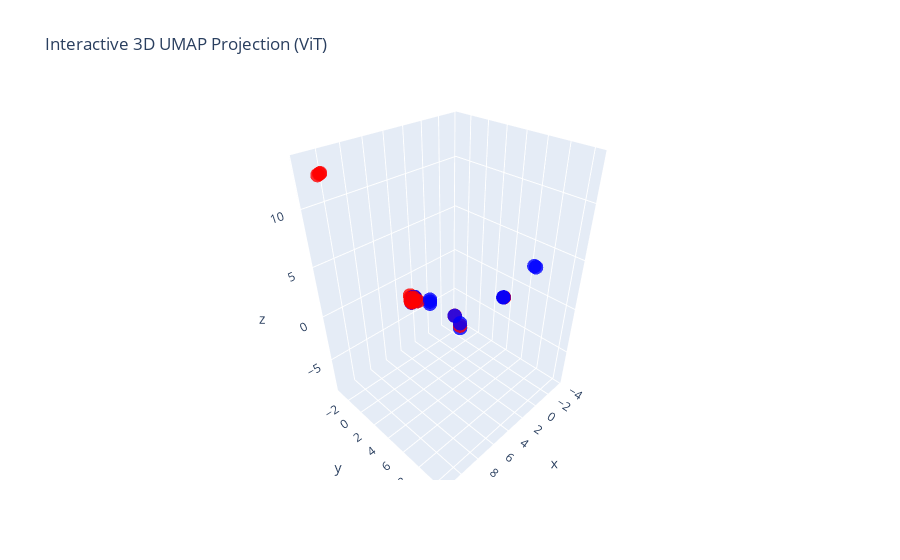

Write notebook code for a chart like this one.
### Code cell
fig = go.Figure(data=[go.Scatter3d(
    x=results[:, 0], y=results[:, 1], z=results[:, 2],
    mode='markers',
    marker=dict(size=5, color=colors_vit_self, opacity=0.8)
)])

fig.update_layout(
    title="Interactive 3D UMAP Projection (ViT)",
)

fig.show()

### Figure 1 — Plotly figure (JSON) as saved in the notebook; plotly's stock layout.template omitted (floating-point values rounded to 4 significant figures)
{"data": [{"marker": {"color": ["red", "blue", "blue", "red", "red", "blue", "red", "red", "red", "red", "blue", "red", "blue", "red", "red", "blue", "red", "blue", "red", "blue", "red", "blue", "red", "red", "red", "red", "red", "red", "blue", "red", "blue", "red", "red", "blue", "red", "blue", "red", "blue", "blue", "red", "blue", "red", "blue", "blue"], "opacity": 0.8, "size": 5}, "mode": "markers", "type": "scatter3d", "x": [8.308, 7.267, 2.234, 8.518, 8.249, 8.09, 8.464, 8.48, 11.55, 8.558, 8.604, 8.348, 8.19, 8.545, 8.357, 8.312, 11.46, 8.308, 8.524, 8.377, 8.173, 2.328, 8.205, 8.176, 8.367, -0.9236, 8.364, 7.162, 5.94, 11.42, 8.16, -3.675, 8.442, 8.572, 8.368, 6.045, 8.031, -3.574, 7.058, -1.002, -1.198, 8.007, -1.109, 5.844], "y": [3.685, 7.886, 10.44, 4.137, 4.103, 4.088, 4.123, 4.066, -1.26, 3.993, 4.314, 4.243, 4.014, 4.138, 3.782, 3.755, -1.164, 3.776, 3.901, 3.832, 3.566, 10.35, 3.888, 3.617, 3.761, 5.489, 4.325, 7.784, 3.208, -1.122, 3.984, -3.347, 4.207, 4.31, 4.086, 3.313, 3.47, -3.246, 7.679, 5.411, 5.215, 4.149, 5.304, 3.112], "z": [3.745, 2.92, 7.046, 4.307, 4.062, 3.806, 4.294, 4.37, 13.19, 4.332, 4.42, 4.232, 4.151, 4.148, 3.912, 3.591, 13.28, 3.854, 4.458, 3.761, 3.646, 7.14, 3.747, 3.477, 3.72, 0.211, 4.353, 3.024, 2.156, 13.32, 4.178, -8.387, 4.098, 4.536, 4.268, 2.051, 3.7, -8.286, 3.128, 0.1326, -0.06333, 3.783, 0.02578, 2.253]}], "layout": {"title": {"text": "Interactive 3D UMAP Projection (ViT)"}}}
